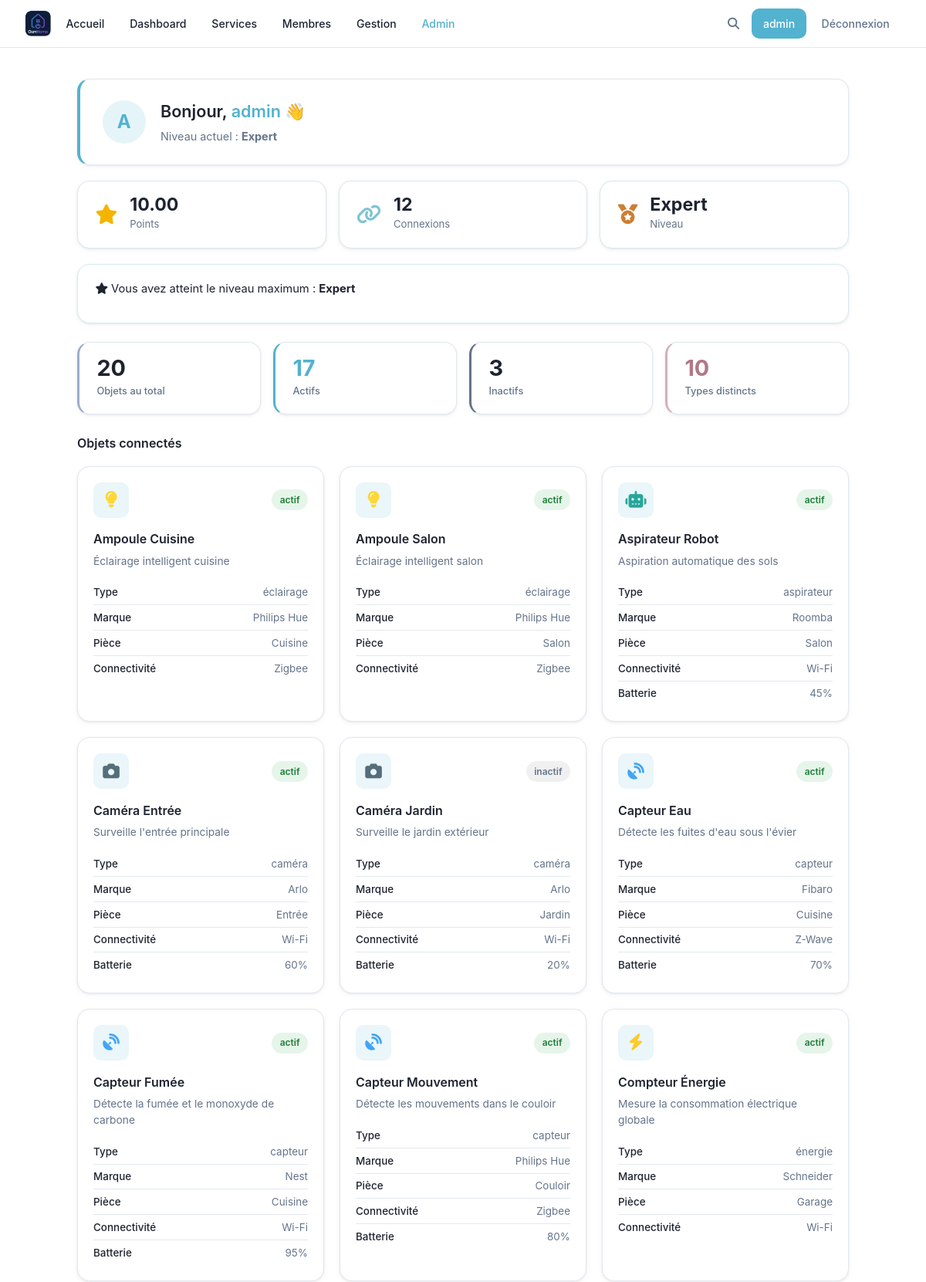
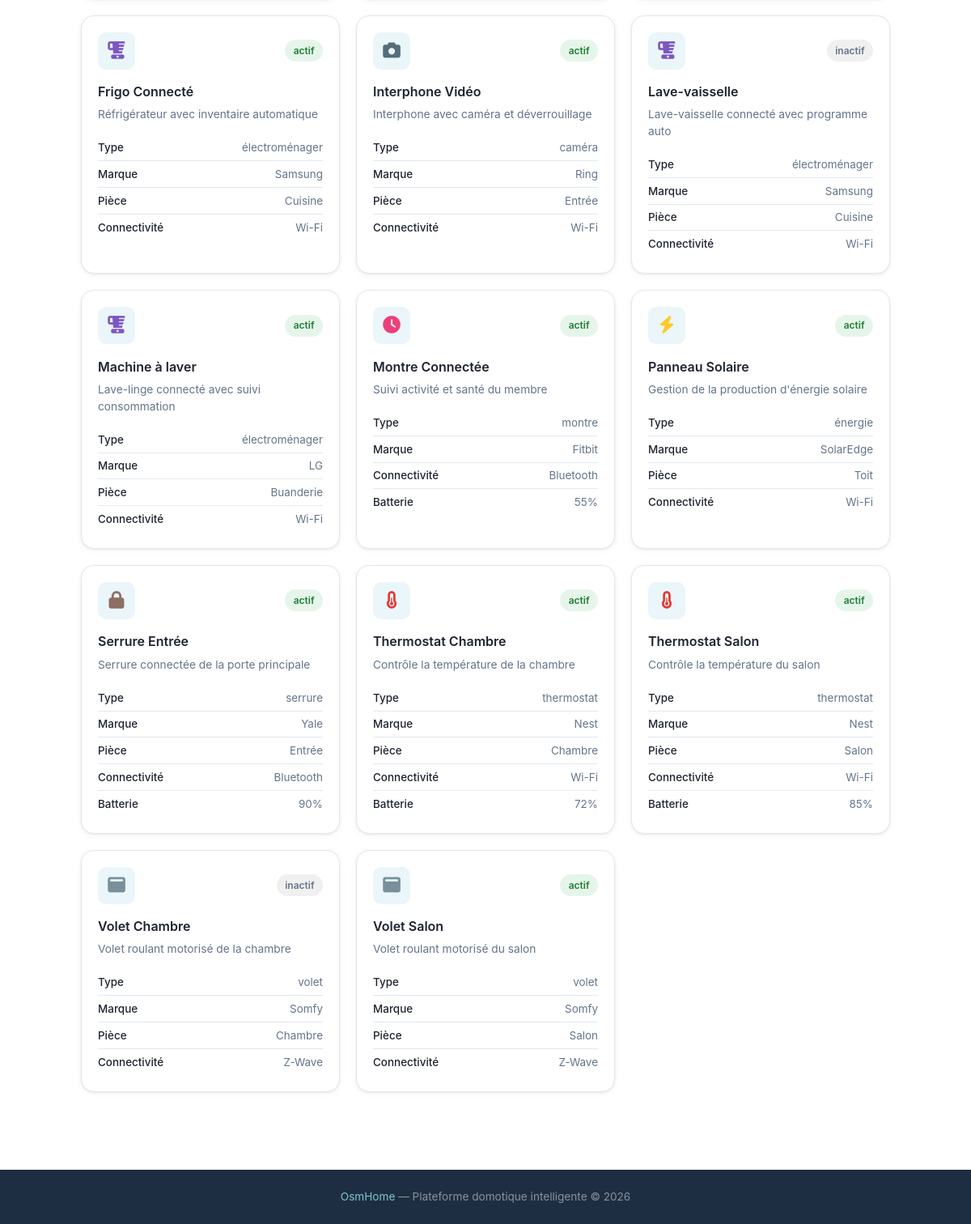
The app's page /dashboard (signed in), older data (2 pictures, top to bottom).
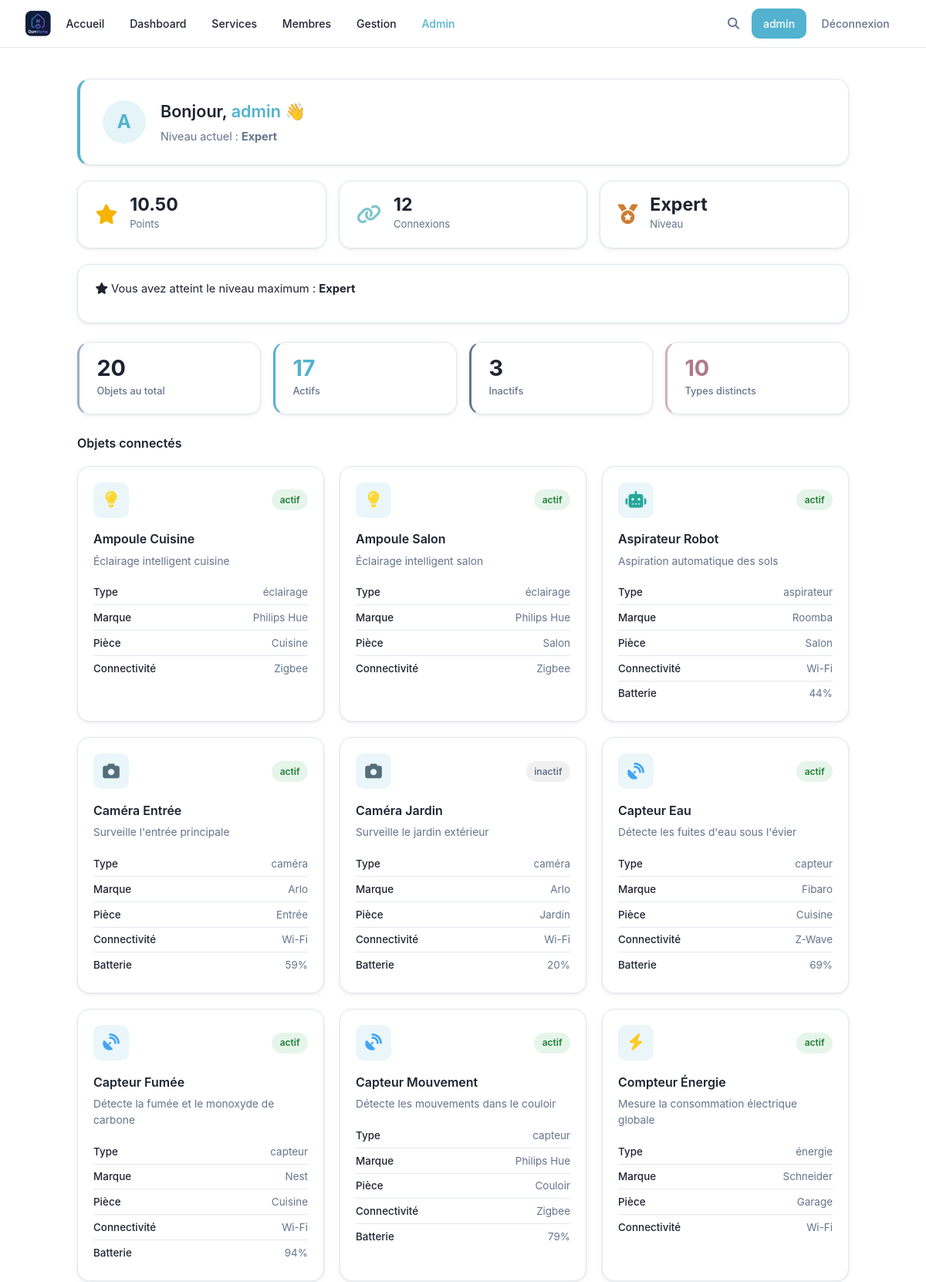
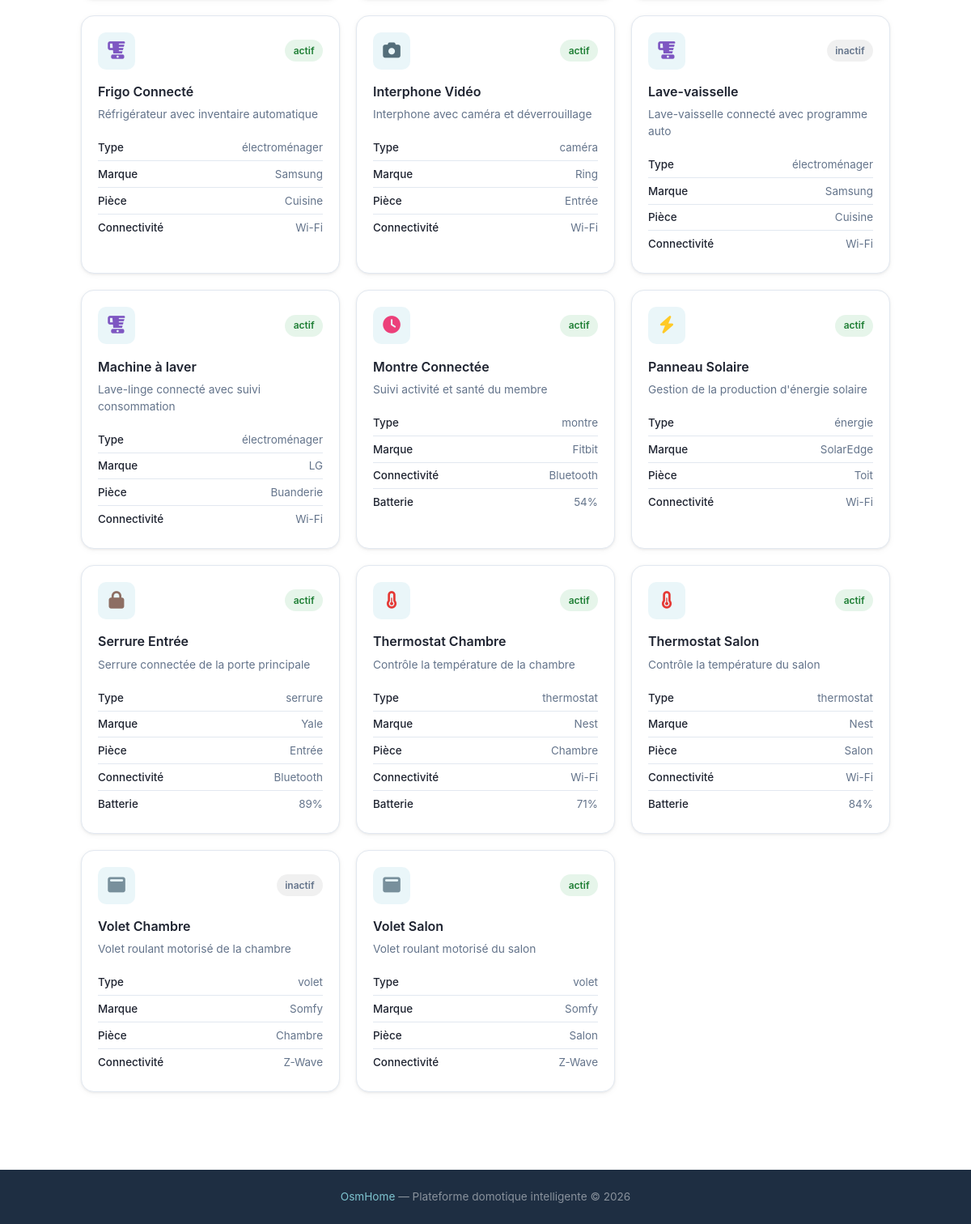
The same page, newer data (2 pictures, top to bottom).
### tables this page shows
CREATE TABLE users (
            id INTEGER PRIMARY KEY AUTOINCREMENT,
            username TEXT UNIQUE NOT NULL,
            password TEXT NOT NULL,
            lastname TEXT,
            firstname TEXT,
            age INTEGER,
            gender TEXT,
            birthdate TEXT,
            member_type TEXT,
            photo TEXT,
            level TEXT DEFAULT 'debutant',
            points REAL DEFAULT 0,
            email TEXT,
            email_verified INTEGER DEFAULT 0,
            role TEXT DEFAULT 'simple'
        , actions INTEGER DEFAULT 0, verification_token TEXT);

CREATE TABLE devices (
            id INTEGER PRIMARY KEY AUTOINCREMENT,
            name TEXT,
            description TEXT,
            type TEXT,
            brand TEXT,
            status TEXT DEFAULT 'actif',
            connectivity TEXT,
            battery INTEGER,
            room TEXT
        , deletion_requested INTEGER DEFAULT 0, config TEXT);

### main.py (the view)
@app.route('/dashboard')
def dashboard():
    if 'username' not in flask.session:
        return flask.redirect('/login')
    user_data   = utils.getUser(flask.session['username'])
    connections = utils.getConnectionCount(flask.session['username'])
    devices     = utils.searchDevices('', '', '')
    total    = len(devices)
    active   = sum(1 for o in devices if o['status'] == 'actif')
    inactive = total - active
    nb_types = len(set(o['type'] for o in devices))
    resp = flask.make_response(flask.render_template(
        'dashboard.html',
        user=flask.session.get('username'),
        user_data=user_data,
        connections=connections,
        devices=devices,
        stats={'total': total, 'active': active, 'inactive': inactive, 'types': nb_types}
    ))
    resp.headers['Cache-Control'] = 'no-store'
    return resp

### main.py (called while the page is built)
@app.context_processor
def inject_types():
    try:
        types = utils.getTypes()
    except Exception:
        types = []
    is_admin = False
    user_level = None
    if flask.session.get('username'):
        u = utils.getUser(flask.session['username'])
        is_admin = bool(u and u['role'] == 'admin')
        user_level = u['level'] if u else None
    return {'types': types, 'is_admin': is_admin, 'user_level': user_level}

### utils.py (called while the page is built)
def openDB() -> sqlite3.Connection:
    if 'db' not in flask.g:
        flask.g.db = sqlite3.connect(BASE)
        flask.g.db.row_factory = sqlite3.Row
    return flask.g.db

def closeDB(_ = None):
    db = flask.g.pop("db", None)
    if db is not None:
        db.close()

def getUser(username: str):
    db = openDB()
    return db.execute(
        'SELECT * FROM users WHERE username = ?',
        (username,)
    ).fetchone()

def getTypes() -> list:
    db = openDB()
    rows = db.execute('SELECT DISTINCT type FROM devices ORDER BY type').fetchall()
    return [row['type'] for row in rows]

### templates/dashboard.html (shortened to what the changed rows need)
{% extends 'base.html' %}
{% block extra_css %}
<link rel="stylesheet" href="{{ url_for('static', filename='css/devices.css') }}">
<link rel="stylesheet" href="{{ url_for('static', filename='css/dashboard.css') }}">
{% endblock %}
{% block content %}
{% set points = user_data['points'] or 0 %}
{% set db_level = user_data['level'] %}
{% if db_level == 'expert' %}
    {% set level_label = 'Expert' %}
    {% set next_label = None %}
    {% set next_pts = None %}
    {% set progress = 100 %}
{% elif db_level == 'avance' %}
    {% set level_label = 'Avancé' %}
    {% set next_label = 'Expert' %}
    {% set next_pts = 5 %}
    {% set progress = ((points - 3) / 2 * 100) | int %}
{% elif db_level == 'intermediaire' %}
    {% set level_label = 'Intermédiaire' %}
    {% set next_label = 'Avancé' %}
    {% set next_pts = 3 %}
    {% set progress = ((points - 1) / 2 * 100) | int %}
{% else %}
    {% set level_label = 'Débutant' %}
    {% set next_label = 'Intermédiaire' %}
    {% set next_pts = 1 %}
    {% set progress = (points / 1 * 100) | int %}
{% endif %}
<div class="dash-hero">
<div class="dashboard-page">
    <div class="dash-welcome">
        <div class="dash-avatar">{{ user_data['username'][0] | upper }}</div>
        <div class="dash-welcome-text">
            <h1>Bonjour, <span class="text-accent">{{ user_data['username'] }}</span> 👋</h1>
            <p>Niveau actuel : <strong>{{ level_label }}</strong></p>
        </div>
    </div>
    <div class="dash-stats">
        <div class="dash-stat-card">
            <div>
                <div class="dash-stat-value points-live">{{ "%.2f"|format(points) }}</div>
                <div class="dash-stat-label">Points</div>
            </div>
        </div>
        <div class="dash-stat-card">
            <div>
                <div class="dash-stat-value level-live">{{ level_label }}</div>
                <div class="dash-stat-label">Niveau</div>
            </div>
        </div>
    </div>
</div>
</div>
<div class="dashboard-page">
    <div class="dash-devices-header">
        <h2 class="dash-section-title">Objets connectés</h2>
    </div>
    <div class="devices-grid">
        {% for device in devices %}
        <a href="/device/{{ device['id'] }}" class="device-card device-card--link">
            <div class="device-top">
                <div class="device-icon" aria-label="{{ device['type'] }}">
                    {% if device['type'] == 'thermostat' %}<i class="fa-solid fa-temperature-half"></i>
                    {% elif device['type'] == 'caméra' %}<i class="fa-solid fa-camera"></i>
                    {% elif device['type'] == 'éclairage' %}<i class="fa-solid fa-lightbulb"></i>
                    {% elif device['type'] == 'serrure' %}<i class="fa-solid fa-lock"></i>
                    {% elif device['type'] == 'capteur' %}<i class="fa-solid fa-satellite-dish"></i>
                    {% elif device['type'] == 'aspirateur' %}<i class="fa-solid fa-robot"></i>
                    {% elif device['type'] == 'électroménager' %}<i class="fa-solid fa-blender"></i>
                    {% elif device['type'] == 'volet' %}<i class="fa-solid fa-window-maximize"></i>
                    {% elif device['type'] == 'montre' %}<i class="fa-solid fa-clock"></i>
                    {% elif device['type'] == 'énergie' %}<i class="fa-solid fa-bolt"></i>
                    {% else %}<i class="fa-solid fa-box"></i>{% endif %}
                </div>
                <span class="device-status {{ 'status-active' if device['status'] == 'actif' else 'status-inactive' }}">
                    {{ device['status'] }}
                </span>
            </div>
            <h3 class="device-name">{{ device['name'] }}</h3>
            <p class="device-description">{{ device['description'] }}</p>
            <ul class="device-infos">
                <li><strong>Type</strong> {{ device['type'] }}</li>
                <li><strong>Marque</strong> {{ device['brand'] }}</li>
                {% if device['room'] %}
                <li><strong>Pièce</strong> {{ device['room'] }}</li>
                {% endif %}
                <li><strong>Connectivité</strong> {{ device['connectivity'] }}</li>
                {% if device['battery'] %}
                <li><strong>Batterie</strong> {{ device['battery'] }}%</li>
                {% endif %}
            </ul>
        </a>
        {% endfor %}
    </div>
</div>
{% endblock %}

Row changes from the older to the newer data that the page shows:
changed users "Expert": points "10.00" → "10.50"
changed devices "Aspirateur Robot": battery "45" → "44"
changed devices "Caméra Entrée": battery "60" → "59"
changed devices "Capteur Eau": battery "70" → "69"
changed devices "Capteur Fumée": battery "95" → "94"
changed devices "Capteur Mouvement": battery "80" → "79"
changed devices "Montre Connectée": battery "55" → "54"
changed devices "Serrure Entrée": battery "90" → "89"
changed devices "Thermostat Chambre": battery "72" → "71"
changed devices "Thermostat Salon": battery "85" → "84"
